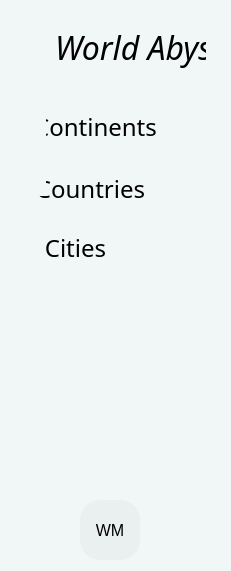
    <widget class="QFrame" name="sideframe">
     <property name="geometry">
      <rect>
       <x>20</x>
       <y>40</y>
       <width>231</width>
       <height>571</height>
      </rect>
     </property>
     <property name="styleSheet">
      <string notr="true">background: rgb(241, 246, 246);
border-style: outset;
border-radius: 30px;
</string>
     </property>
     <property name="frameShape">
      <enum>QFrame::StyledPanel</enum>
     </property>
     <property name="frameShadow">
      <enum>QFrame::Raised</enum>
     </property>
     <widget class="QLabel" name="mainicon">
      <property name="geometry">
       <rect>
        <x>20</x>
        <y>30</y>
        <width>31</width>
        <height>31</height>
       </rect>
      </property>
      <property name="text">
       <string/>
      </property>
      <property name="pixmap">
       <pixmap resource="resource.qrc">:/testimages/testimages/worldabyssicon.png</pixmap>
      </property>
     </widget>
     <widget class="QLabel" name="worldabysslabel">
      <property name="geometry">
       <rect>
        <x>55</x>
        <y>27</y>
        <width>151</width>
        <height>41</height>
       </rect>
      </property>
      <property name="font">
       <font>
        <family>Marker Felt</family>
        <pointsize>24</pointsize>
        <italic>true</italic>
       </font>
      </property>
      <property name="text">
       <string>World Abyss</string>
      </property>
     </widget>
     <widget class="QPushButton" name="continentsbutton">
      <property name="geometry">
       <rect>
        <x>10</x>
        <y>101</y>
        <width>171</width>
        <height>51</height>
       </rect>
      </property>
      <property name="sizePolicy">
       <sizepolicy hsizetype="Expanding" vsizetype="Maximum">
        <horstretch>0</horstretch>
        <verstretch>0</verstretch>
       </sizepolicy>
      </property>
      <property name="font">
       <font>
        <family>Trebuchet MS</family>
        <pointsize>18</pointsize>
       </font>
      </property>
      <property name="cursor">
       <cursorShape>PointingHandCursor</cursorShape>
      </property>
      <property name="styleSheet">
       <string notr="true"/>
      </property>
      <property name="text">
       <string>Continents</string>
      </property>
     </widget>
     <widget class="QPushButton" name="citiesbutton">
      <property name="geometry">
       <rect>
        <x>-10</x>
        <y>222</y>
        <width>171</width>
        <height>51</height>
       </rect>
      </property>
      <property name="font">
       <font>
        <family>Trebuchet MS</family>
        <pointsize>18</pointsize>
       </font>
      </property>
      <property name="cursor">
       <cursorShape>PointingHandCursor</cursorShape>
      </property>
      <property name="styleSheet">
       <string notr="true"/>
      </property>
      <property name="text">
       <string>Cities</string>
      </property>
     </widget>
     <widget class="QLabel" name="citiesicon">
      <property name="geometry">
       <rect>
        <x>30</x>
        <y>240</y>
        <width>16</width>
        <height>16</height>
       </rect>
      </property>
      <property name="text">
       <string/>
      </property>
      <property name="pixmap">
       <pixmap resource="resource.qrc">:/testimages/testimages/cityicon.png</pixmap>
      </property>
     </widget>
     <widget class="QLabel" name="continenticon">
      <property name="geometry">
       <rect>
        <x>30</x>
        <y>117</y>
        <width>16</width>
        <height>21</height>
       </rect>
      </property>
      <property name="text">
       <string/>
      </property>
      <property name="pixmap">
       <pixmap resource="resource.qrc">:/testimages/testimages/continenticon.png</pixmap>
      </property>
     </widget>
     <widget class="QPushButton" name="countriesbutton">
      <property name="geometry">
       <rect>
        <x>5</x>
        <y>163</y>
        <width>171</width>
        <height>51</height>
       </rect>
      </property>
      <property name="font">
       <font>
        <family>Trebuchet MS</family>
        <pointsize>18</pointsize>
       </font>
      </property>
      <property name="cursor">
       <cursorShape>PointingHandCursor</cursorShape>
      </property>
      <property name="styleSheet">
       <string notr="true"/>
      </property>
      <property name="text">
       <string>Countries</string>
      </property>
     </widget>
     <widget class="QLabel" name="countriesicon_2">
      <property name="geometry">
       <rect>
        <x>30</x>
        <y>180</y>
        <width>16</width>
        <height>16</height>
       </rect>
      </property>
      <property name="text">
       <string/>
      </property>
      <property name="pixmap">
       <pixmap resource="resource.qrc">:/testimages/testimages/countryicon.png</pixmap>
      </property>
     </widget>
     <widget class="QFrame" name="frame">
      <property name="geometry">
       <rect>
        <x>10</x>
        <y>280</y>
        <width>201</width>
        <height>281</height>
       </rect>
      </property>
      <property name="frameShape">
       <enum>QFrame::StyledPanel</enum>
      </property>
      <property name="frameShadow">
       <enum>QFrame::Raised</enum>
      </property>
      <widget class="QLabel" name="label_user_icon">
       <property name="geometry">
        <rect>
         <x>70</x>
         <y>220</y>
         <width>60</width>
         <height>60</height>
        </rect>
       </property>
       <property name="sizePolicy">
        <sizepolicy hsizetype="Maximum" vsizetype="Maximum">
         <horstretch>0</horstretch>
         <verstretch>0</verstretch>
        </sizepolicy>
       </property>
       <property name="minimumSize">
        <size>
         <width>60</width>
         <height>60</height>
        </size>
       </property>
       <property name="maximumSize">
        <size>
         <width>60</width>
         <height>60</height>
        </size>
       </property>
       <property name="font">
        <font>
         <family>Segoe UI</family>
         <pointsize>12</pointsize>
        </font>
       </property>
       <property name="styleSheet">
        <string notr="true">QLabel {
	border-radius: 20px;
	background-color: rgb(234, 239, 239);
	background-position: center;
	background-repeat: no-repeat;
}</string>
       </property>
       <property name="text">
        <string>WM</string>
       </property>
       <property name="alignment">
        <set>Qt::AlignCenter</set>
       </property>
      </widget>
     </widget>
    </widget>
